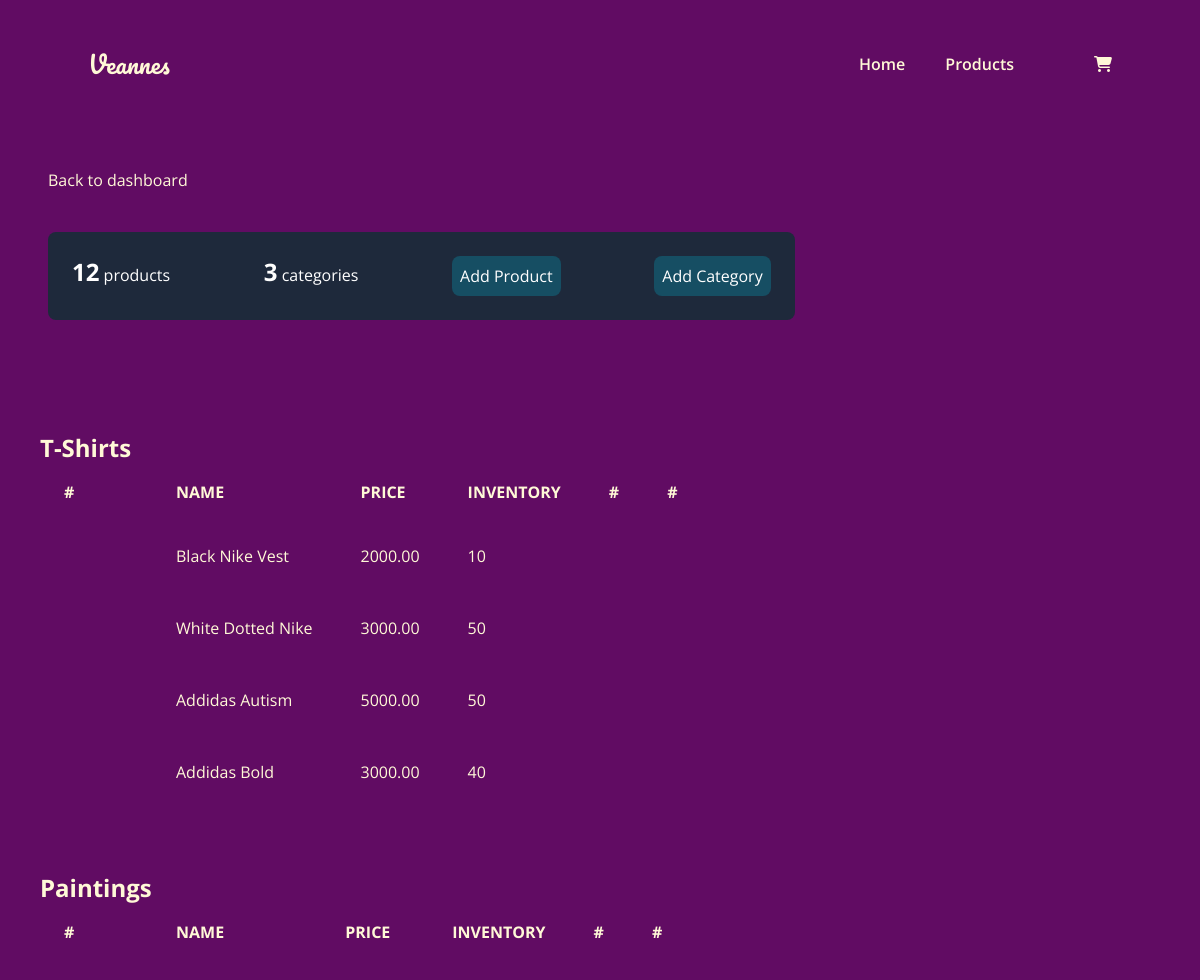
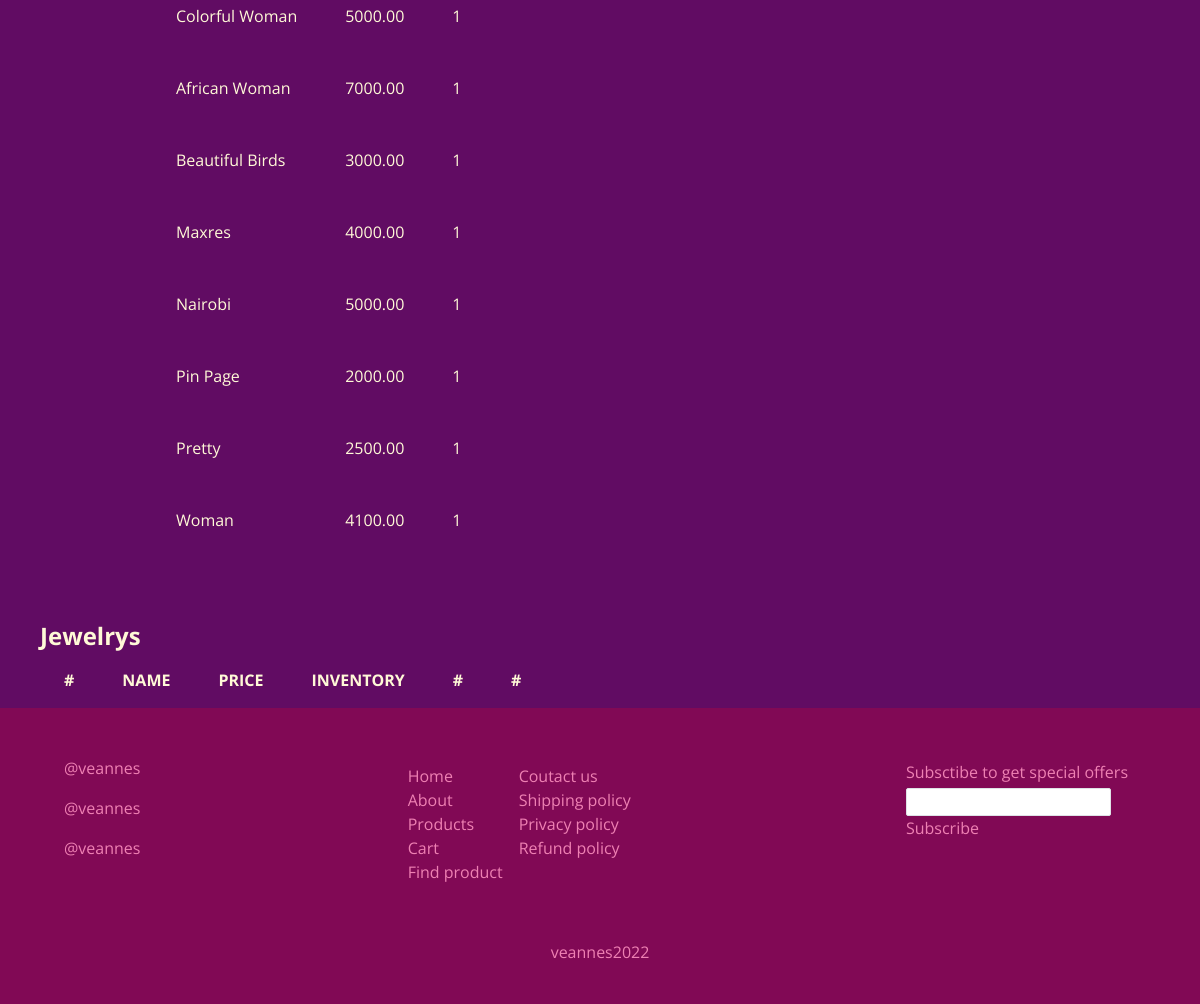
Before: /dashboard/products (signed in) with the older database file (2 pictures, top to bottom).
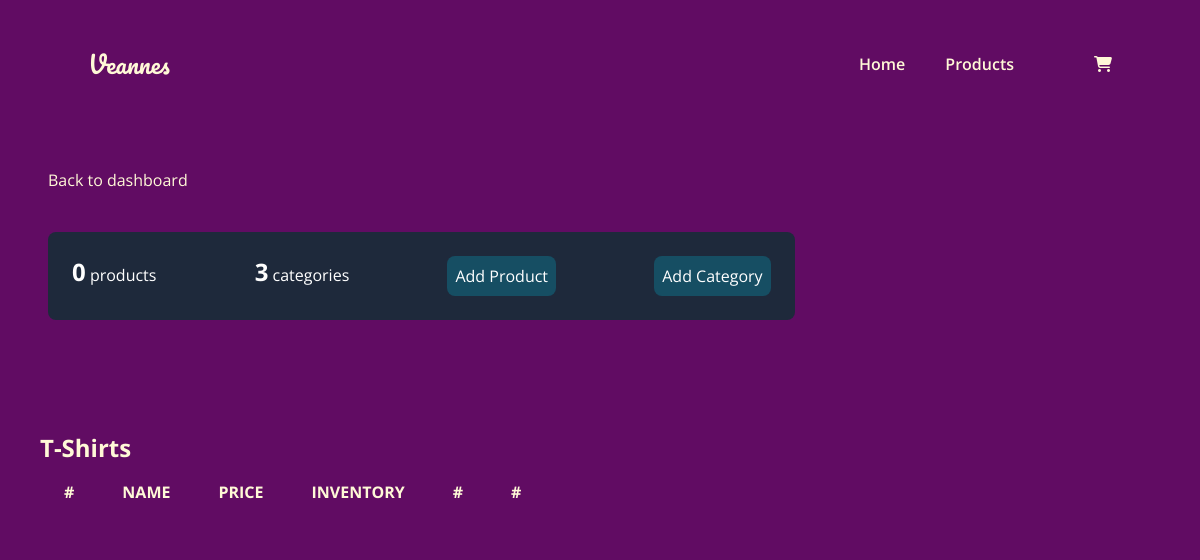
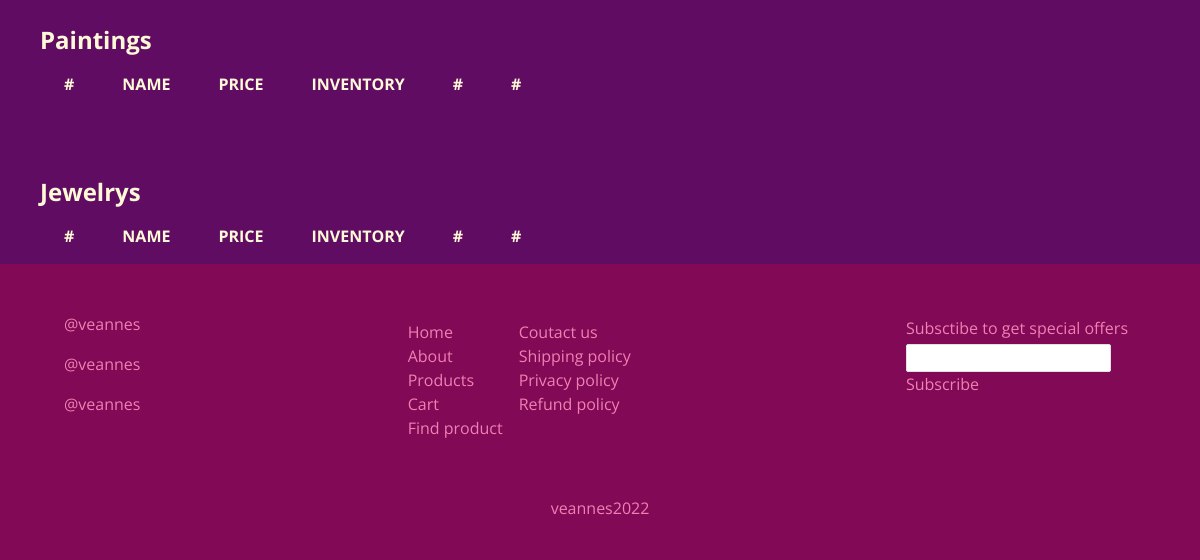
After: the same page with the newer database file (2 pictures, top to bottom).
### shop/models.py (models this page shows, shortened)
class Category(models.Model):
    name = models.CharField(max_length=50)

class Product(models.Model):
    name = models.CharField(max_length=100)
    price = models.DecimalField(max_digits=7, decimal_places=2)
    category = models.ForeignKey(Category, on_delete=models.SET_NULL, null=True)
    inventory = models.IntegerField()
    image_filename = models.CharField(max_length=20)
    image_url = models.CharField(max_length=1000)

### dashboard/views.py (the view)
# urls.py: path('products', dash_products, name='dash-products'),
@login_required
def dash_products(request):
    products = Product.objects.all()
    categories = Category.objects.all()
    context = {
        'products': products,
        'categories': categories,
        'total_products': products_count(),
        'total_categories': category_count()
    }
    return render(request, 'dash/products.html', context)

### dashboard/utils.py (called while the page is built)
def products_count():
    return len(list(Product.objects.all()))

def category_count():
    return len(list(Category.objects.all()))

### dashboard/templates/dash/products.html (shortened to what this page needs)
{% extends 'base.html' %}
{% block content %}
<div class="dash-products flex flex-col px-10 md:px-55 xl:px-64">
    <div class="back flex justify-start items-center cursor-pointer group my-10">
        <a href="/dashboard/" class="ml-2 hover:text-black">Back to dashboard</a>
    </div>
    <div class="bg-slate-800 flex justify-between  w-2/3 h-fit mb-5 mx-2 px-4 py-4 text-white rounded-lg">
        <p><span class="font-bold text-2xl">{{total_products}}</span> products</p>
        <p><span class="font-bold text-2xl">{{total_categories}}</span> categories</p>
        <a href="/shop/product/add" class="hover:text-white">
            <button class="bg-cyan-900 rounded-lg p-2 hover:scale-110 transition duration-300 ease-in-out">
                <p> Add Product</p>
            </button>
        </a>
        <a href="/shop/category/add" class="hover:text-white">
            <button class="bg-cyan-900 rounded-lg p-2 hover:scale-110 transition duration-300 ease-in-out">
                <p> Add Category</p>
            </button>
        </a>
    </div>
    {% for category in categories %}
    <div class="mt-16">
        <h1 class="font-bold text-2xl">{{category.name}}{{total_categories|pluralize}}</h1>
        <table class="table-auto">
            <thead class="uppercase text-left">
                <tr>
                    <th class="py-3 px-6">#</th>
                    <th class="py-3 px-6">Name</th>
                    <th class="py-3 px-6">Price</th>
                    <th class="py-3 px-6">Inventory</th>
                    <th class="py-3 px-6">#</th>
                    <th class="py-3 px-6">#</th>
                </tr>
            </thead>
            <tbody>
                {% for product in products %}
                {% if product.category == category %}
                <tr>
                    <td class="py-4 px-6 ">
                    </td>
                    <td class="py-4 px-6 ">
                        {{product.name}}
                    </td>
                    <td class="py-4 px-6 ">
                        {{product.price}}
                    </td>
                    <td class="py-4 px-6 ">
                        {{product.inventory}}
                    </td>
                    <td class="py-4 px-6 ">
                    </td>
                    <td class="py-4 px-6 ">
                    </td>
                </tr>
                {% endif %}
                {% endfor %}
            </tbody>
        </table>
    </div>
    {% endfor %}
</div>
{% endblock %}

### theme/templates/base.html (shortened to what this page needs)
{% load static tailwind_tags %}
<!DOCTYPE html>
<html lang="en">
	<head>
		<link rel="stylesheet" href="https://unicons.iconscout.com/release/v4.0.0/css/line.css">
		<link href="https://cdn.jsdelivr.net/npm/bootstrap@5.2.0/dist/css/bootstrap.min.css" rel="stylesheet"
>
		{% tailwind_css %}
		<link rel="stylesheet" href="{% static 'css/style.css' %}">
	</head>
	<body class="bg-backgroundPrimary text-textPrimary">
		{% include 'nav.html' %}
		<div class="">
			{% block content %}
			{% endblock %}
		</div>
		{% include 'footer.html' %}
	</body>
</html>

### templates/nav.html (shortened to what this page needs)
<nav
  class="flex flex-row text-textPrimary justify-between md:px-20 xl:px-44 py-5 items-center"
>
  <div class="logo loaded px-2 md:px-0">
    <h1 class="text-2xl">Veannes</h1>
  </div>
  <div class="relative px-2 md:px-0 font-semibold">
    <ul class="nav-items hidden sm:flex">
      <a href="/" class="mr-10 hover:text-textSecondary nav-item">Home</a>
      <a href="/shop/products" class="mr-10 hover:text-textSecondary nav-item">
        Products
      </a>
      <div class="flex nav-item items-center">
        <a href="/shop/cart" class="search flex hover:text-textSecondary">
          <i class="fa-solid fa-cart-shopping"></i>
        </a>
      </div>
    </ul>
  </div>
</nav>

### templates/footer.html (shortened to what this page needs)
{% load static %}
<div class="footer flex flex-col bg-backgroundSecondary w-full text-textSecondary  p-10 md:px-16 xl:px-44 2xl:px-60 h-fit" id="footer">
    <div class="flex flex-col md:flex-row items-start md:items-start justify-between">
        <div class="social flex md:flex-col">
            <div class='my-2'>
                <a class="hover:text-black" href="#">@veannes</a>
            </div>
            <div class='my-2'>
                <a class="hover:text-black" href="#">@veannes</a>
            </div>
            <div class='my-2'>
                <a class="hover:text-black" href="#">@veannes</a>
            </div>
        </div>
        <div class="site-map flex flex-col md:flex-row md:justify-between flex-wrap items-start md:ml-20 xl:ml-52 m-2">
            <div class="flex flex-col p-2 md:p-12">
                <a class="hover:text-black" href="/shop">Home</a>
                <a class="hover:text-black" href="/shop/about">About</a>
                <a class="hover:text-black" href="/shop/products">Products</a>
                <a class="hover:text-black" href="/shop/cart">Cart</a>
                <a class="hover:text-black" href="/shop/products#search">Find product</a>
            </div>
            <div class="flex flex-col p-2 md:p-12">
                <a class="hover:text-black" href="/shop/contact">Coutact us</a>
                <a class="hover:text-black" href="#">Shipping policy</a>
                <a class="hover:text-black" href="#">Privacy policy</a>
                <a class="hover:text-black" href="#">Refund policy</a>
            </div>
        </div>
        <div class='flex flex-col items-start m-2'>
            <div class='flex py-1'>
                <p>Subsctibe to get special offers</p>
            </div>
            <input type="text" class='h-7 rounded-sm border border-black'>
            <button>Subscribe</button>
        </div>
    </div>
    <div class='flex justify-center items-center mt-10'>
        <p>veannes2022</p>
    </div>
</div>

### static/css/style.css (style rules this page uses)
body { font-family: 'Open Sans', sans-serif; }
.logo h1 { font-family: 'Pacifico', cursive; }
.logo { transform: translateX(-500px); transition: 0.9s ease-in-out; }
.logo.loaded { transform: translateX(0); }

Changed rows visible on the page:
removed Product: name "Black Nike Vest", price "2000.00", inventory "10", shown under Category "T-Shirt"
removed Product: name "White Dotted Nike", price "3000.00", inventory "50", shown under Category "T-Shirt"
removed Product: name "Addidas Autism", price "5000.00", inventory "50", shown under Category "T-Shirt"
removed Product: name "Addidas Bold", price "3000.00", inventory "40", shown under Category "T-Shirt"
removed Product: name "Colorful Woman", price "5000.00", inventory "1", shown under Category "Painting"
removed Product: name "African Woman", price "7000.00", inventory "1", shown under Category "Painting"
removed Product: name "Beautiful Birds", price "3000.00", inventory "1", shown under Category "Painting"
removed Product: name "Maxres", price "4000.00", inventory "1", shown under Category "Painting"
removed Product: name "Nairobi", price "5000.00", inventory "1", shown under Category "Painting"
removed Product: name "Pin Page", price "2000.00", inventory "1", shown under Category "Painting"
removed Product: name "Pretty", price "2500.00", inventory "1", shown under Category "Painting"
removed Product: name "Woman", price "4100.00", inventory "1", shown under Category "Painting"
Other visible differences:
{{ total_products }}: "12" → "0"
